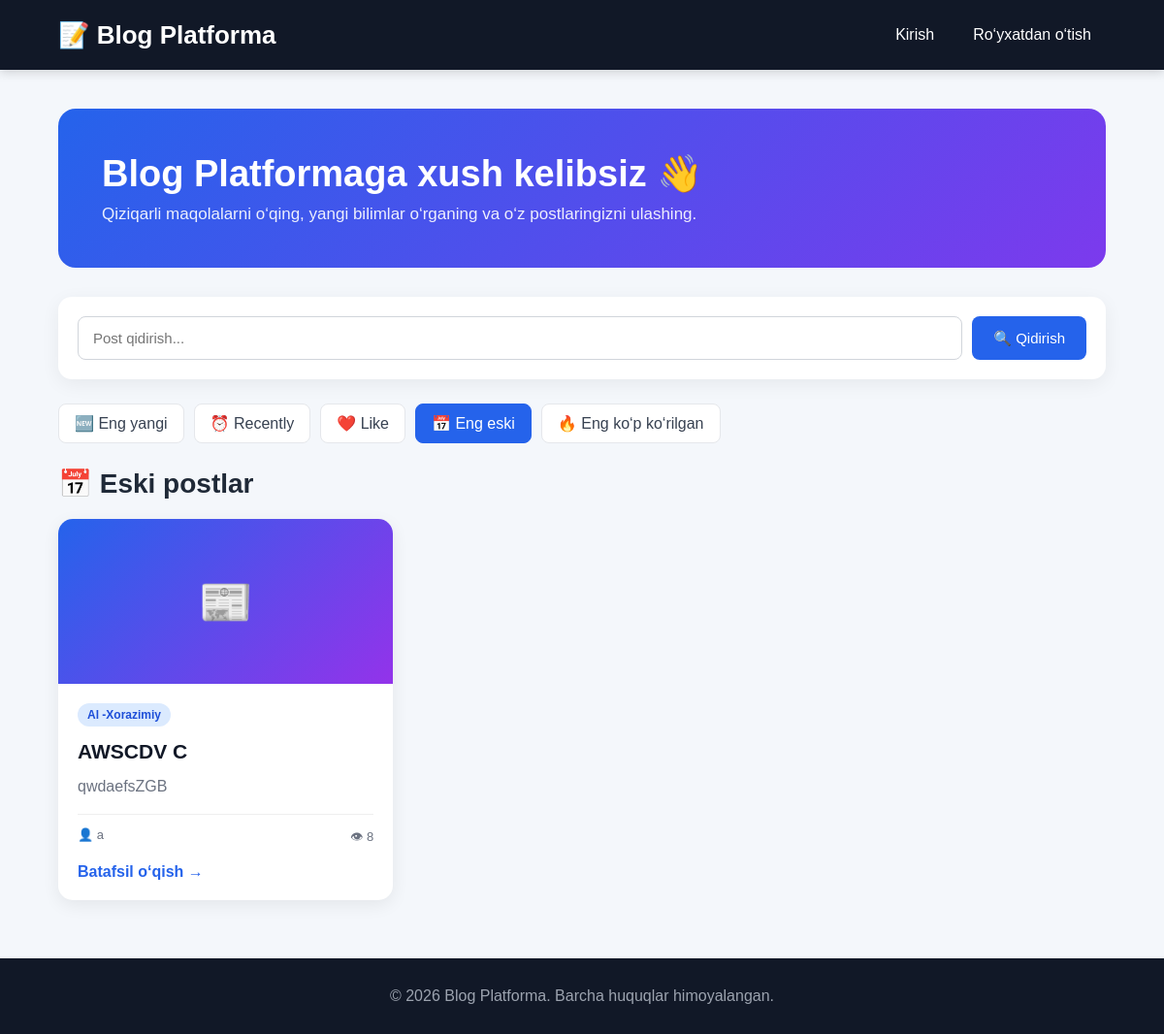
Before: /?sort=old with the older database file.
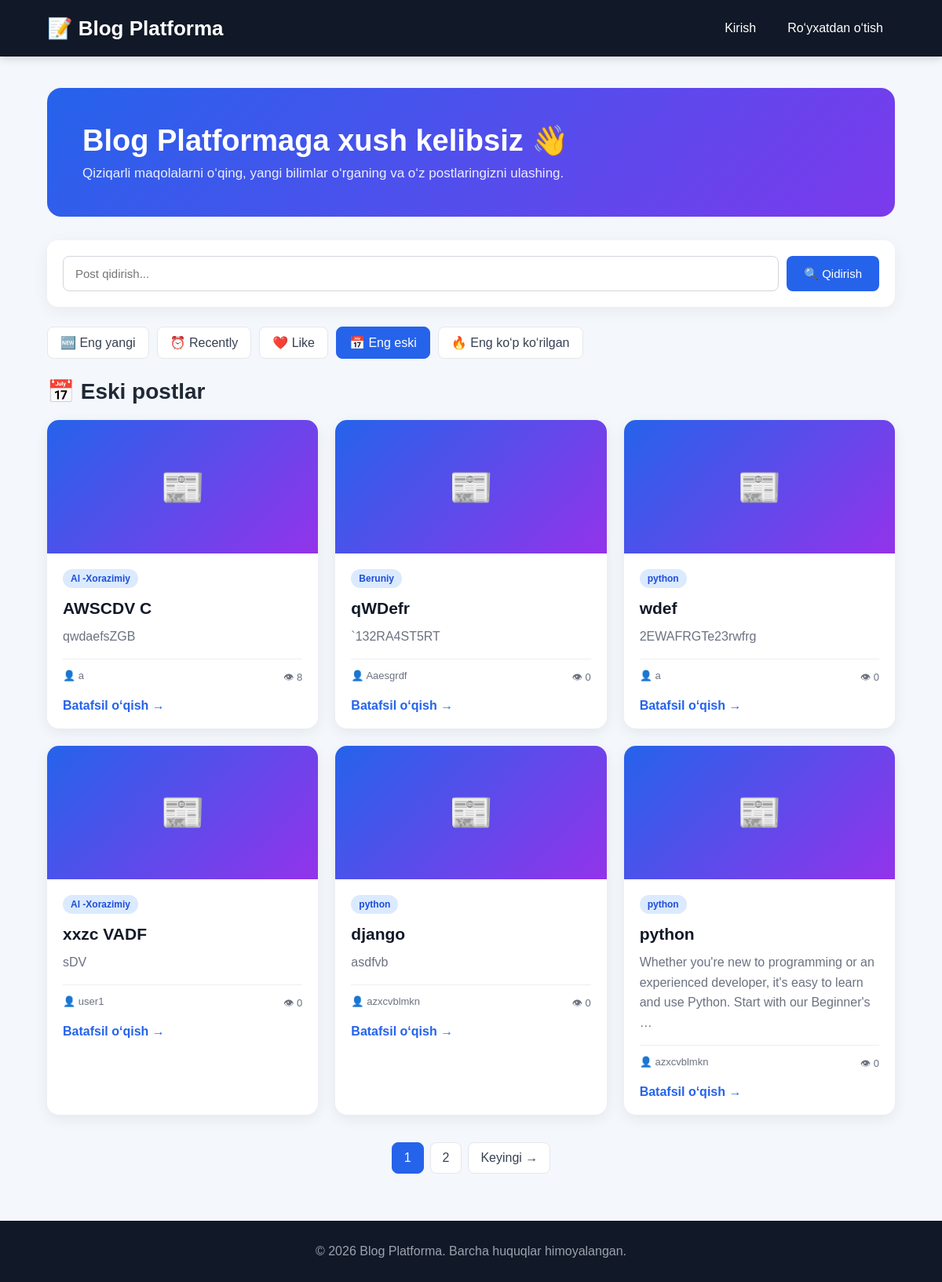
After: the same page with the newer database file.
### blog/models.py (models this page shows, shortened)
class Post(models.Model):
    STATUS_CHOICES = [
        ('PUBLISHED', 'Nashr qilingan'),
        ('PENDING', 'Tekshiruvda'),
    ]
    image = models.ImageField(
        upload_to='posts/',
        blank=True,
        null=True
    )
    title = models.CharField(max_length=200)
    slug = models.SlugField(max_length=220, unique=True, blank=True)
    desc = models.TextField()
    content = RichTextField()
    author = models.ForeignKey(settings.AUTH_USER_MODEL, on_delete=models.CASCADE)
    category = models.ForeignKey(Category, on_delete=models.CASCADE)
    status = models.CharField(max_length=20, choices=STATUS_CHOICES, default='PENDING')
    views_count = models.PositiveIntegerField(default=0)
    created_at = models.DateTimeField(auto_now_add=True)
    updated_at = models.DateTimeField(auto_now=True)

class Category(models.Model):
    name = models.CharField(max_length=100)
    slug = models.SlugField(max_length=120, unique=True, blank=True)

### users/models.py (models this page shows, shortened)
class CustomUser(AbstractUser):
    avatar = models.ImageField(upload_to='avatars/', blank=True, null=True)

### blog/views.py (the view, shortened to what this page needs)
# urls.py: path(  "",  HomeView.as_view(),name="home" ),
class HomeView(ListView):
    model = Post
    template_name = 'blog/home.html'
    context_object_name = 'posts'
    paginate_by = 6
    def get_queryset(self):
        posts = Post.objects.filter(
            status='PUBLISHED'
        )
        search = self.request.GET.get(
            'q',
            ''
        ).strip()
        if search:
            posts = posts.filter(
                Q(title__icontains=search) |
                Q(desc__icontains=search) |
                Q(author__username__icontains=search)
            )
        sort = self.request.GET.get(
            'sort',
            'new'
        )
        if sort == 'new':
            posts = posts.order_by(
                '-created_at'
            )
        elif sort == 'old':
            posts = posts.order_by(
                'created_at'
            )
        elif sort == 'recent':
            posts = posts.order_by(
                '-updated_at'
            )
        elif sort == 'views':
            posts = posts.order_by(
                '-views_count'
            )
        else:
            posts = posts.order_by(
                '-created_at'
            )
        return posts

### blog/context_processors.py (called while the page is built)
def recent_posts(request):
    posts = Post.objects.filter(status='PUBLISHED').order_by('-created_at')[:5]
    return {'recent_sidebar_posts': posts}

### blog/templates/blog/home.html (shortened to what the changed rows need)
<!DOCTYPE html>
<html lang="uz">
<head>
</head>
<body>
<div class="container">
    <div class="hero">
        <h1>
            Blog Platformaga xush kelibsiz 👋
        </h1>
    </div>
    <h2 class="section-title">
        {% if request.GET.sort == 'old' %}
            📅 Eski postlar
        {% elif request.GET.sort == 'recent' %}
            ⏰ Recently postlar
        {% elif request.GET.sort == 'likes' %}
            ❤️ Yoqtirgan postlar
        {% elif request.GET.sort == 'views' %}
            🔥 Eng ko‘p ko‘rilgan postlar
        {% else %}
            🆕 Eng yangi postlar
        {% endif %}
    </h2>
    {% if posts %}
        <div class="posts">
            {% for post in posts %}
                <article class="post-card">
                    <div class="post-image">
                        {% if post.image %}
                            <img
                                src="{{ post.image.url }}"
                                alt="{{ post.title }}"
                            >
                        {% else %}
                            📰
                        {% endif %}
                    </div>
                    <div class="post-content">
                        {% if post.category %}
                            <span class="category">
                                {{ post.category.name }}
                            </span>
                        {% endif %}
                        <h2 class="post-title">
                            <a href="{% url 'post-detail' post.slug %}">
                                {{ post.title }}
                            </a>
                        </h2>
                        <p class="post-desc">
                            {{ post.desc|truncatewords:20 }}
                        </p>
                        <div class="post-info">
                            <span>
                                👤 {{ post.author.username }}
                            </span>
                            <span>
                                👁 {{ post.views_count }}
                            </span>
                        </div>
                        <div class="post-actions">
                            <a
                                href="{% url 'post-detail' post.slug %}"
                                class="read-more">
                                Batafsil o‘qish →
                            </a>
                        </div>
                    </div>
                </article>
            {% endfor %}
        </div>
    {% endif %}
    {% if is_paginated %}
        <div class="pagination">
            {% for num in page_obj.paginator.page_range %}
                {% if page_obj.number == num %}
                    <span class="current">
                        {{ num }}
                    </span>
                {% else %}
                    <a href="?page={{ num }}{% if request.GET.sort %}&sort={{ request.GET.sort }}{% endif %}">
                        {{ num }}
                    </a>
                {% endif %}
            {% endfor %}
            {% if page_obj.has_next %}
                <a href="?page={{ page_obj.next_page_number }}{% if request.GET.sort %}&sort={{ request.GET.sort }}{% endif %}">
                    Keyingi →
                </a>
            {% endif %}
        </div>
    {% endif %}
</div>
</body>
</html>

Changed rows visible on the page:
added Post: category.name "Beruniy", title "qWDefr", desc "`132RA4ST5RT", author.username "Aaesgrdf", views_count "0"
added Post: category.name "python", title "wdef", desc "2EWAFRGTe23rwfrg", author.username "a", views_count "0"
added Post: category.name "Al -Xorazimiy", title "xxzc VADF", desc "sDV", author.username "user1", views_count "0"
added Post: category.name "python", title "django", desc "asdfvb", author.username "azxcvblmkn", views_count "0"
added Post: category.name "python", title "python", desc "Whether you're new to programming or an experienced developer, it's easy to learn and use Python. Start with our Beginner's …", author.username "azxcvblmkn", views_count "0"
Other visible differences:
new list line: "1"
new list line: "2"
text now shown: "Keyingi →"
